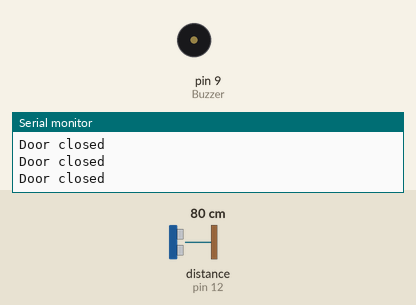
Recording of a sketch running on a simulated Arduino Uno, built with avr-gcc and run on an emulated ATmega328P. Shown: buzzer (waves = sounding, pin HIGH), the last lines printed to the serial monitor. Wiring (inferred from the names in the program): ultrasonic range finder: trigger pin 13; echo pin 12. The test bench sets the inputs (shaded band); at power-on: distance to the obstacle (sensor on pin 12) 80 cm. The echo pulse lasts 58.3 µs per cm; pins used as bus, display or sensor lines are not drawn.

Above: at 1.3 s.
1.4 s: distance to the obstacle (sensor on pin 12) set to 39 cm
2.9 s: distance to the obstacle (sensor on pin 12) set to 33 cm
At 3.3 s:
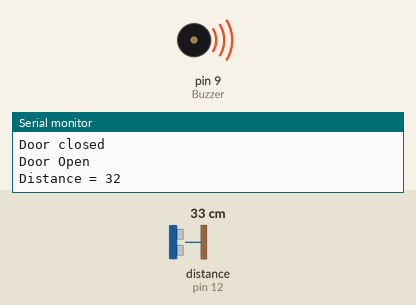
4.5 s: distance to the obstacle (sensor on pin 12) set to 60 cm
At 4.8 s:
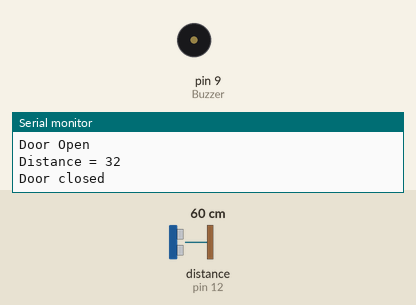
6.0 s: distance to the obstacle (sensor on pin 12) set to 2 cm
At 7.5 s:
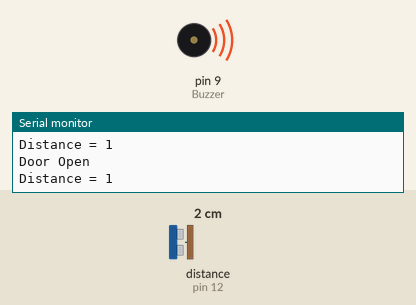
Timing chart, 0 to 8.5 s (numbered marks = the images above; inputs shaded):
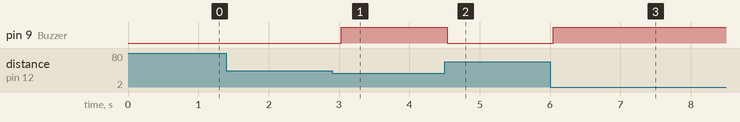

The sketch:

Project_sketch.ino
```cpp
//Define pin numbers
const int TrigPin = 13;
const int EchoPin = 12;
const int Buzzer = 9;

//Define variables
long duration;
int distance;
int safetyDistance;

void setup()
{
  Serial.begin(9600);
//  Set the TrigPin as an Output
  pinMode(TrigPin, OUTPUT);
//  Set the EchoPin as an Input
  pinMode(EchoPin, INPUT);
  pinMode(Buzzer, OUTPUT);

}

void loop()
{
//  Clear the TrigPin
  digitalWrite(TrigPin, LOW);
  delayMicroseconds(2);

//  Set the TrigPin on HIGH state for about 10 microseconds
  digitalWrite(TrigPin, HIGH);
  delayMicroseconds(10);
  digitalWrite(TrigPin, LOW);

//  Read the EchoPin and returns the sound wave travel time in microseconds
  duration = pulseIn(EchoPin, HIGH);

//  Calculate the distance
  distance = duration * 0.034/2;
  Serial.println();

  safetyDistance = distance;
  if(safetyDistance <= 35)
  {
    Serial.println("Door Open");
    Serial.print("Distance = ");
    Serial.print(distance);
    digitalWrite(Buzzer, HIGH);
    delay(500);
  }
  else
  {
    Serial.println("Door closed");
    digitalWrite(Buzzer, LOW);
    delay(500);
  }

}
```

Measured:
- the behaviour switches between 37 and 36 cm on distance to the obstacle (sensor on pin 12) (found by bisection; images 0 and 1)
- after the input at 2.9 s, pin 9 (Buzzer): LOW → HIGH after 0.13 s
- after the input at 4.5 s, pin 9 (Buzzer): HIGH → LOW at once
- after the input at 6.0 s, pin 9 (Buzzer): LOW → HIGH after 0.05 s
